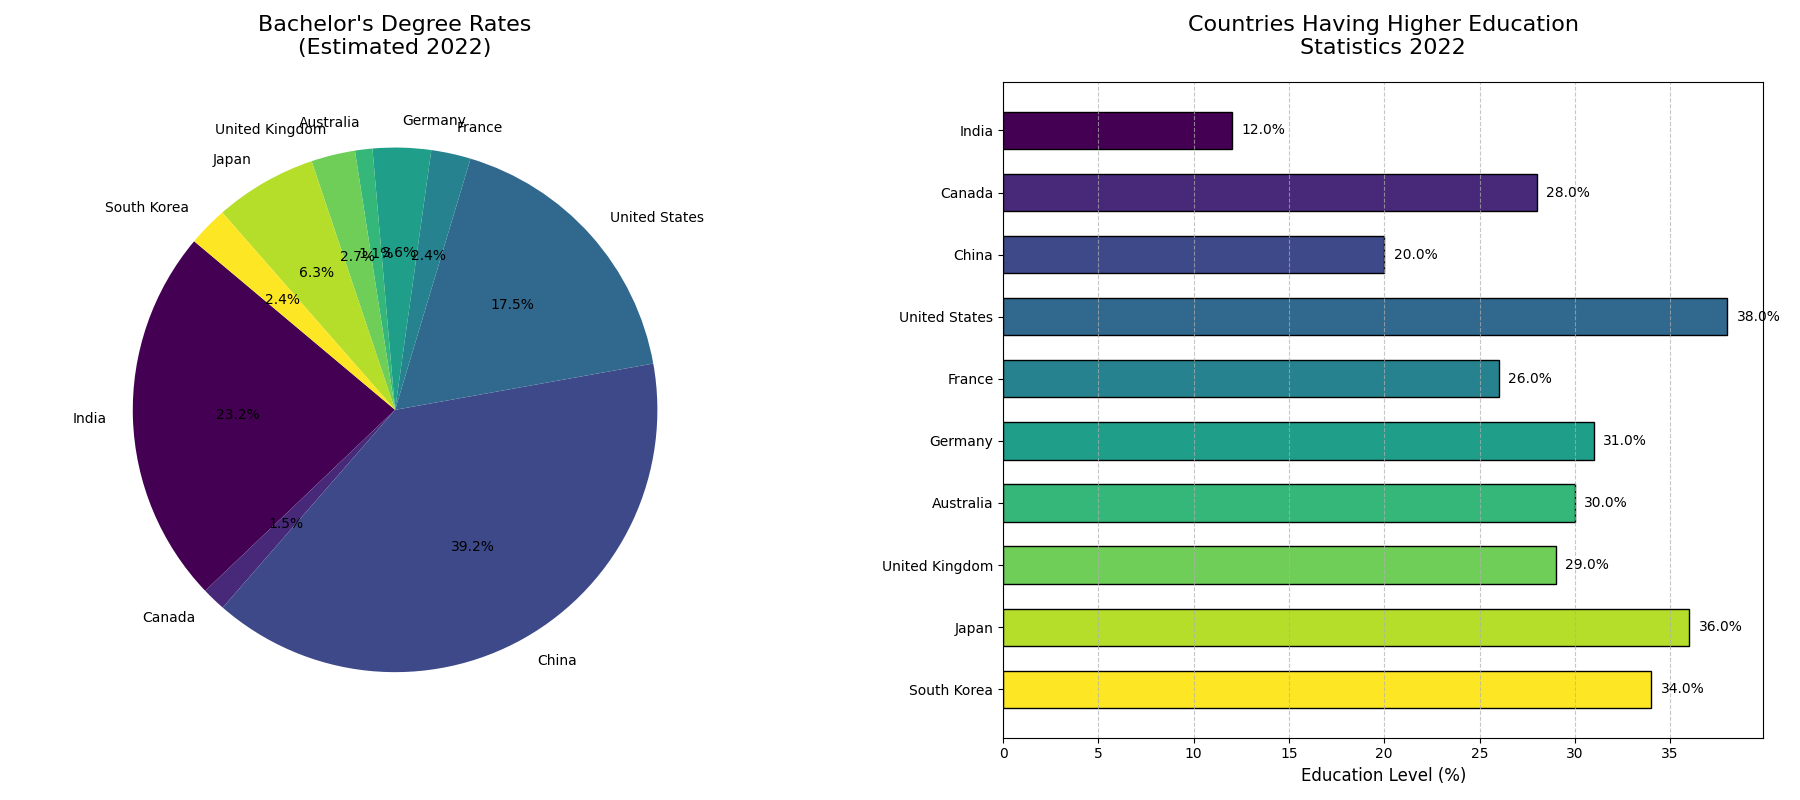

The script that drew this image:
import matplotlib.pyplot as plt
import numpy as np

# Data
countries = [
    "India", "Canada", "China", "United States", "France",
    "Germany", "Australia", "United Kingdom", "Japan", "South Korea"
]
education_percentages = [
    12.0, 28.0, 20.0, 38.0, 26.0,
    31.0, 30.0, 29.0, 36.0, 34.0
]
population_millions = [
    1393.0, 38.0, 1412.0, 332.0, 67.5,
    83.2, 25.7, 67.2, 125.8, 51.7
]

degree_holders_millions = [pop * (pct / 100) for pop, pct in zip(population_millions, education_percentages)]

colors = plt.cm.viridis(np.linspace(0, 1, len(countries)))

# Create the plots
fig, axes = plt.subplots(nrows=1, ncols=2, figsize=(18, 8))

# Plot pie chart first
axes[0].pie(degree_holders_millions, labels=countries, autopct='%1.1f%%', startangle=140, colors=colors)
axes[0].set_title('Bachelor\'s Degree Rates\n(Estimated 2022)', fontsize=16, pad=20)

# Plot horizontal bar chart second
bars = axes[1].barh(countries, education_percentages, color=colors, edgecolor='black', height=0.6)
axes[1].set_title('Countries Having Higher Education\nStatistics 2022', fontsize=16, pad=20)
axes[1].set_xlabel('Education Level (%)', fontsize=12)
axes[1].invert_yaxis()
axes[1].xaxis.grid(True, linestyle='--', alpha=0.7)

for bar in bars:
    width = bar.get_width()
    axes[1].text(width + 0.5, bar.get_y() + bar.get_height()/2, f'{width}%', va='center', ha='left', fontsize=10)

plt.tight_layout()
plt.subplots_adjust(wspace=0.3)

plt.show()
